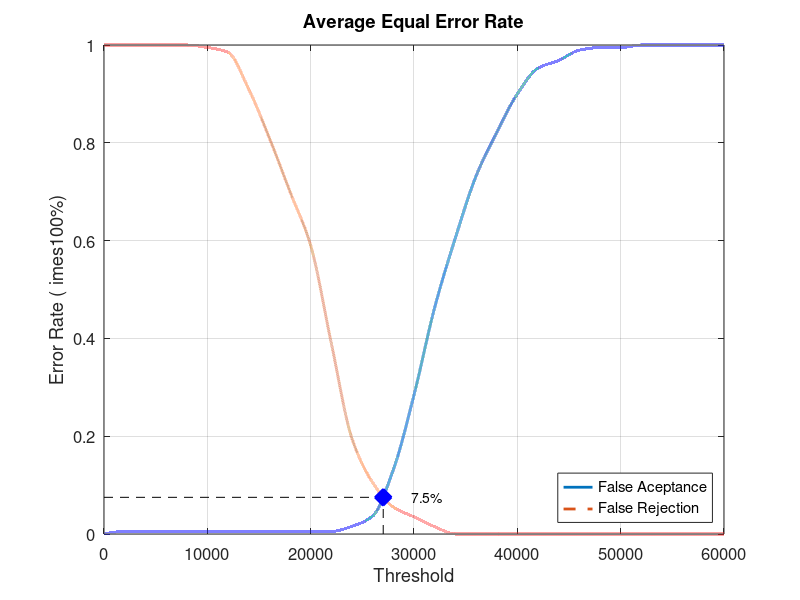
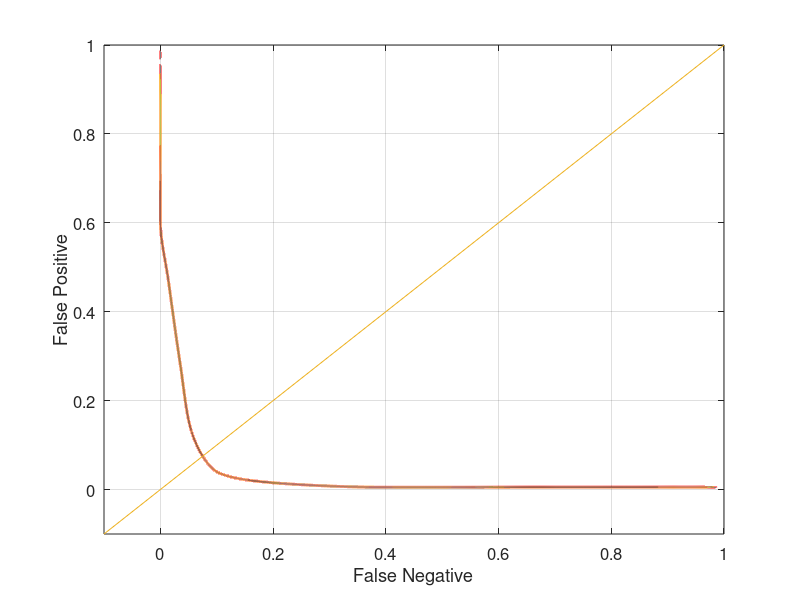

Source code (MATLAB) for these figures, in order:
close all;
clear;
clc;
x = 0:2000:60000;
xq = 0:0.5:60000;

y0 = [0 0.00526316 0.00526316 0.00526316 0.00526316 0.00526316 0.00526316 0.00526316 0.00526316 0.00526316 0.00526316 0.00526316 0.0157895 0.0368421 0.131579 0.284211 0.463158 0.605263 0.731579 0.821053 0.9 0.952632 0.968421 0.989474 0.994737 0.994737 1 1 1 1 1]
yy0 = interp1(x, y0, xq, 'pchip');
y1 = [1 1 1 1 1 0.995 0.985 0.91 0.81 0.7 0.59 0.39 0.195 0.105 0.055 0.035 0.015 0 0 0 0 0 0 0 0 0 0 0 0 0 0]
yy1 = interp1(x, y1, xq, 'pchip');

% Calculating EER: 
y2 = abs(y0 - y1);
find(y2 == min(y2))
yy2 = abs(yy0 - yy1);
xEER = find(yy2 == min(yy2));
xEERIndex = xq(xEER) % X-axis EER
yEER = yy0(xEER) % Y-axis EER

main = figure
plot(xq, yy0,'-','LineWidth', 2);	hold on
plot(xq, yy1,'--','LineWidth', 2);	hold on
plot([xEERIndex xEERIndex], [0 yEER], 'k--');	hold on
plot([0 xEERIndex], [yEER yEER], 'k--');	hold on
plot(xEERIndex, yEER, 'bx', 'LineWidth', 10);	hold on
text(xEERIndex + 10 * xEERIndex / 100, yEER, [num2str(round((10000 * yEER)) / 100) '%'])
legend('False Aceptance', 'False Rejection', 'Location', 'SouthEast')
xlabel('Threshold')
ylabel('Error Rate (	imes100%)')
title('Average Equal Error Rate')
set(gca, 'FontSize', 12)
axis([0 60000 0 1])
grid on

print(main, 'Database3_2Main', '-dpng');
FNRxFPR = figure('Color', [1 1 1]);
plot(yy1, yy0, '-', yy1, yy0, 'LineWidth', 2);
hold on
y = -0.1:0.1:1
plot(y, y); 
set(gca, 'FontSize', 12)
xlabel('False Negative')
ylabel('False Positive')
axis([-0.1 1 -0.1 1])
set(gca, 'FontSize', 12)
grid on

print(FNRxFPR, 'Database3_2FNRxFPR','-dpng');
